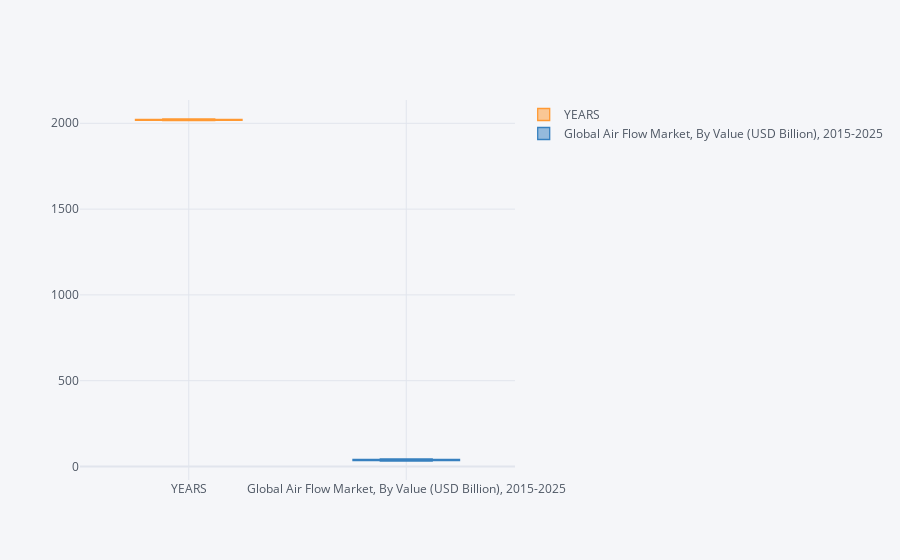

The notebook cell saved with this chart:
### Code cell
main(cat)

### Figure 1 — Plotly figure (JSON) as saved in the notebook; plotly's stock layout.template omitted (floating-point values rounded to 4 significant figures)
{"data": [{"orientation": "v", "y": [2015, 2016, 2017, 2018, 2019, 2020, 2021, 2022, 2023, 2024, 2025], "marker": {"color": "rgba(255, 153, 51, 1.0)"}, "line": {"width": 1.3}, "boxpoints": false, "type": "box", "name": "YEARS"}, {"orientation": "v", "y": [32.13, 33.21, 34.33, 35.49, 36.7, 37.96, 39.26, 40.6, 42, 43.46, 44.97], "marker": {"color": "rgba(55, 128, 191, 1.0)"}, "line": {"width": 1.3}, "boxpoints": false, "type": "box", "name": "Global Air Flow Market, By Value (USD Billion), 2015-2025"}], "layout": {"title": {"font": {"color": "#4D5663"}}, "paper_bgcolor": "#F5F6F9", "plot_bgcolor": "#F5F6F9", "yaxis": {"tickfont": {"color": "#4D5663"}, "zerolinecolor": "#E1E5ED", "title": {"text": "", "font": {"color": "#4D5663"}}, "gridcolor": "#E1E5ED", "showgrid": true}, "xaxis": {"tickfont": {"color": "#4D5663"}, "zerolinecolor": "#E1E5ED", "title": {"text": "", "font": {"color": "#4D5663"}}, "gridcolor": "#E1E5ED", "showgrid": true}, "legend": {"bgcolor": "#F5F6F9", "font": {"color": "#4D5663"}}}}
